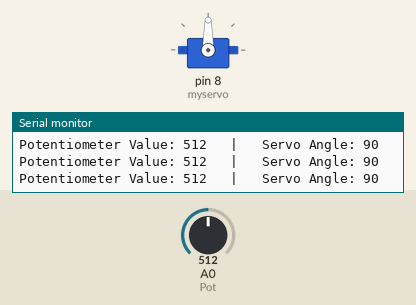
Recording of a sketch running on a simulated Arduino Uno, built with avr-gcc and run on an emulated ATmega328P. Shown: servo, the last lines printed to the serial monitor. The test bench sets the inputs (shaded band); at power-on: A0 (Pot) = 512.

Above: at 1.2 s.
1.3 s: A0 (Pot) set to 560
At 2.8 s:
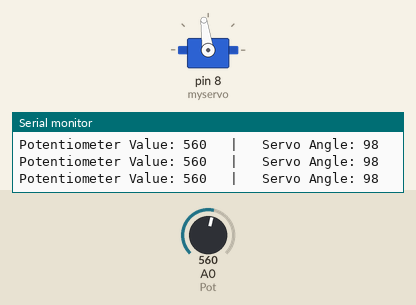
4.3 s: A0 (Pot) set to 585
At 4.8 s:
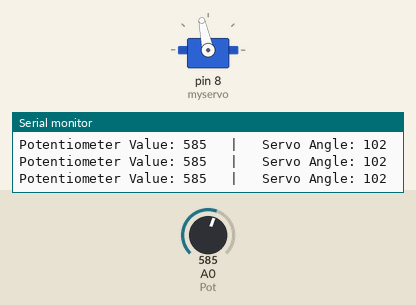
5.8 s: A0 (Pot) set to 716
At 6.3 s:
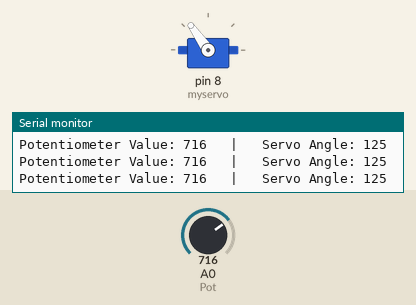
7.3 s: A0 (Pot) set to 900
At 7.9 s:
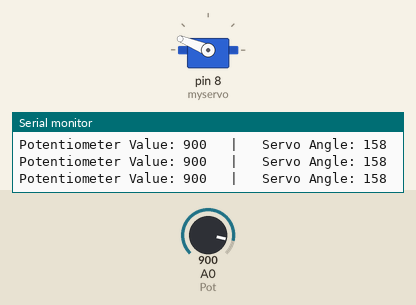
8.8 s: A0 (Pot) set to 989
At 9.6 s:
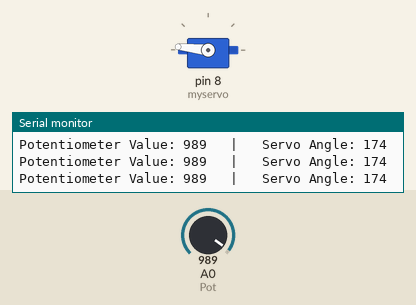
10.3 s: A0 (Pot) set to 1018
At 11.2 s:
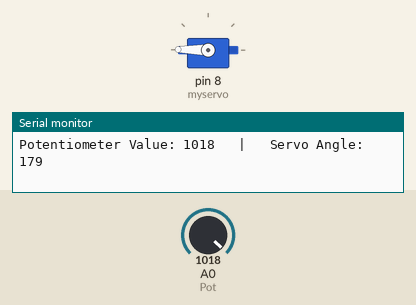
Timing chart, 0 to 13.3 s (numbered marks = the images above; inputs shaded):
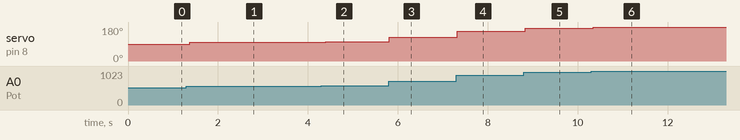

Measured:
- after the input at 1.3 s, servo on pin 8 (myservo): 90° → 98° after 0.07 s
- after the input at 4.3 s, servo on pin 8 (myservo): 98° → 102° after 0.09 s
- after the input at 5.8 s, servo on pin 8 (myservo): 102° → 125° at once
- after the input at 7.3 s, servo on pin 8 (myservo): 125° → 158° at once
- after the input at 8.8 s, servo on pin 8 (myservo): 158° → 174° at once
- after the input at 10.3 s, servo on pin 8 (myservo): 174° → 179° after 0.05 s

The sketch:

eecit-exp-03-servo-motor-potentiometer.ino
```cpp
// © 2025, Cognifront. Member of The IoT Kits Family.

// Experiment 3: Interfacing Potentiometer for Position Control Simulation

// Define the analog pin connected to the potentiometer
const int Pot = A0;

// Include the Servo library to control servo motors
#include <Servo.h>

// Create a Servo object to control a servo motor
Servo myservo;

void setup() {
  pinMode(Pot, INPUT);            // Optional: analogRead sets pin mode automatically
  myservo.attach(8);              // Attach the servo signal wire to digital pin 8

  Serial.begin(9600);             // Start serial communication for monitoring
  Serial.println("Potentiometer to Servo Angle Control");
  Serial.println("==================================");
}

void loop() {
  // Read the potentiometer value (0 to 1023 from ADC)
  int potVal = analogRead(Pot);

  // Map potentiometer range (0–1023) to servo range (0–180 degrees)
  int angle = map(potVal, 0, 1023, 0, 180);

  // Set the servo to the calculated angle
  myservo.write(angle);

  // Display potentiometer value and corresponding angle
  Serial.print("Potentiometer Value: ");
  Serial.print(potVal);
  Serial.print("   |   Servo Angle: ");
  Serial.println(angle);

  // Short delay to allow the servo to move smoothly
  delay(100);
}
```
